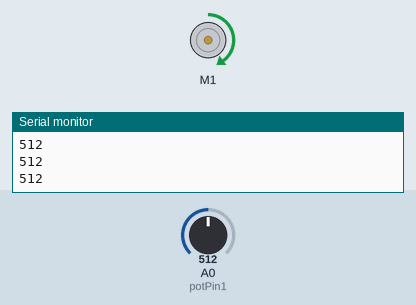
Bench run of a sketch on a simulated Arduino Uno, built with avr-gcc and run on an emulated ATmega328P. Shown: DC motor (green arrow = forward, orange = backward, longer = faster), the last lines printed to the serial monitor. The test bench sets the inputs (shaded band); at power-on: A0 (potPin1) = 512.

Above: at 1.2 s.
1.3 s: A0 (potPin1) set to 465
2.8 s: A0 (potPin1) set to 432
At 4.0 s:
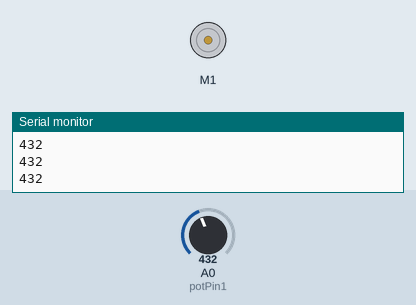
4.3 s: A0 (potPin1) set to 460
At 5.0 s:
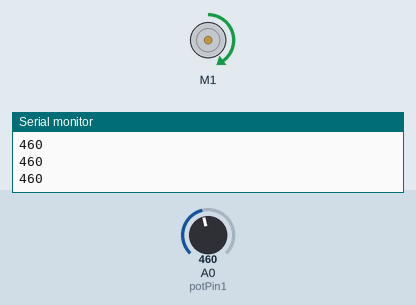
5.8 s: A0 (potPin1) set to 440
At 6.3 s:
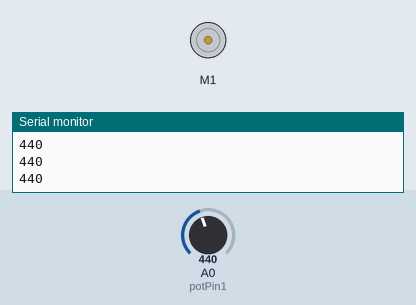
Timing chart, 0 to 8.3 s (numbered marks = the images above; inputs shaded):
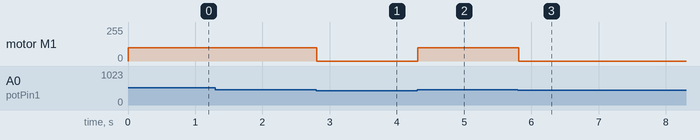

Measured:
- the behaviour switches between 451 and 450 on A0 (potPin1) (found by bisection; images 0 and 1)
- after the input at 2.8 s, motor M1: forward 100/255 → stopped at once
- after the input at 4.3 s, motor M1: stopped → forward 100/255 at once
- after the input at 5.8 s, motor M1: forward 100/255 → stopped at once

The sketch:

claw_close_sketch_independent.ino
```cpp
#include <AFMotor.h>

AF_DCMotor motor1(1);
int potPin1 = 0;
int val1 = 0;

void setup()
{
  Serial.begin(9600);
  motor1.setSpeed(100);
  motor1.run(RELEASE);
}

void loop()
{
  val1 = analogRead(potPin1);
  Serial.println(val1);
  if(val1>450) //420
  {
    motor1.run(FORWARD);
  }
  else
  {
    motor1.run(RELEASE);
  }
}
```
